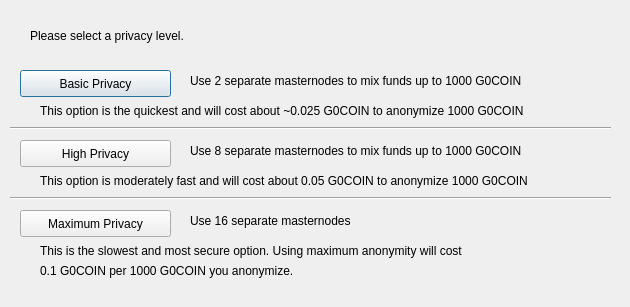
<?xml version="1.0" encoding="UTF-8"?>
<ui version="4.0">
 <class>DarksendConfig</class>
 <widget class="QDialog" name="DarksendConfig">
  <property name="geometry">
   <rect>
    <x>0</x>
    <y>0</y>
    <width>630</width>
    <height>307</height>
   </rect>
  </property>
  <property name="windowTitle">
   <string>Configure PrivateSend</string>
  </property>
  <widget class="QPushButton" name="buttonBasic">
   <property name="geometry">
    <rect>
     <x>20</x>
     <y>70</y>
     <width>151</width>
     <height>27</height>
    </rect>
   </property>
   <property name="text">
    <string>Basic Privacy</string>
   </property>
  </widget>
  <widget class="QPushButton" name="buttonHigh">
   <property name="geometry">
    <rect>
     <x>20</x>
     <y>140</y>
     <width>151</width>
     <height>27</height>
    </rect>
   </property>
   <property name="text">
    <string>High Privacy</string>
   </property>
  </widget>
  <widget class="QPushButton" name="buttonMax">
   <property name="geometry">
    <rect>
     <x>20</x>
     <y>210</y>
     <width>151</width>
     <height>27</height>
    </rect>
   </property>
   <property name="text">
    <string>Maximum Privacy</string>
   </property>
  </widget>
  <widget class="QLabel" name="label">
   <property name="geometry">
    <rect>
     <x>30</x>
     <y>20</y>
     <width>571</width>
     <height>31</height>
    </rect>
   </property>
   <property name="text">
    <string>Please select a privacy level.</string>
   </property>
  </widget>
  <widget class="QLabel" name="label_2">
   <property name="geometry">
    <rect>
     <x>190</x>
     <y>70</y>
     <width>421</width>
     <height>21</height>
    </rect>
   </property>
   <property name="text">
    <string>Use 2 separate masternodes to mix funds up to 1000 G0COIN</string>
   </property>
  </widget>
  <widget class="QLabel" name="label_3">
   <property name="geometry">
    <rect>
     <x>190</x>
     <y>140</y>
     <width>411</width>
     <height>21</height>
    </rect>
   </property>
   <property name="text">
    <string>Use 8 separate masternodes to mix funds up to 1000 G0COIN</string>
   </property>
  </widget>
  <widget class="QLabel" name="label_4">
   <property name="geometry">
    <rect>
     <x>190</x>
     <y>210</y>
     <width>421</width>
     <height>21</height>
    </rect>
   </property>
   <property name="text">
    <string>Use 16 separate masternodes</string>
   </property>
  </widget>
  <widget class="QLabel" name="label_6">
   <property name="geometry">
    <rect>
     <x>40</x>
     <y>100</y>
     <width>561</width>
     <height>21</height>
    </rect>
   </property>
   <property name="text">
    <string>This option is the quickest and will cost about ~0.025 G0COIN to anonymize 1000 G0COIN</string>
   </property>
  </widget>
  <widget class="QLabel" name="label_7">
   <property name="geometry">
    <rect>
     <x>40</x>
     <y>170</y>
     <width>561</width>
     <height>21</height>
    </rect>
   </property>
   <property name="text">
    <string>This option is moderately fast and will cost about 0.05 G0COIN to anonymize 1000 G0COIN</string>
   </property>
  </widget>
  <widget class="QLabel" name="label_8">
   <property name="geometry">
    <rect>
     <x>40</x>
     <y>240</y>
     <width>561</width>
     <height>21</height>
    </rect>
   </property>
   <property name="text">
    <string>This is the slowest and most secure option. Using maximum anonymity will cost</string>
   </property>
  </widget>
  <widget class="QLabel" name="label_9">
   <property name="geometry">
    <rect>
     <x>40</x>
     <y>260</y>
     <width>561</width>
     <height>21</height>
    </rect>
   </property>
   <property name="text">
    <string>0.1 G0COIN per 1000 G0COIN you anonymize.</string>
   </property>
  </widget>
  <widget class="Line" name="line">
   <property name="geometry">
    <rect>
     <x>10</x>
     <y>120</y>
     <width>601</width>
     <height>16</height>
    </rect>
   </property>
   <property name="orientation">
    <enum>Qt::Horizontal</enum>
   </property>
  </widget>
  <widget class="Line" name="line_2">
   <property name="geometry">
    <rect>
     <x>10</x>
     <y>190</y>
     <width>601</width>
     <height>16</height>
    </rect>
   </property>
   <property name="orientation">
    <enum>Qt::Horizontal</enum>
   </property>
  </widget>
 </widget>
 <resources/>
 <connections/>
</ui>
